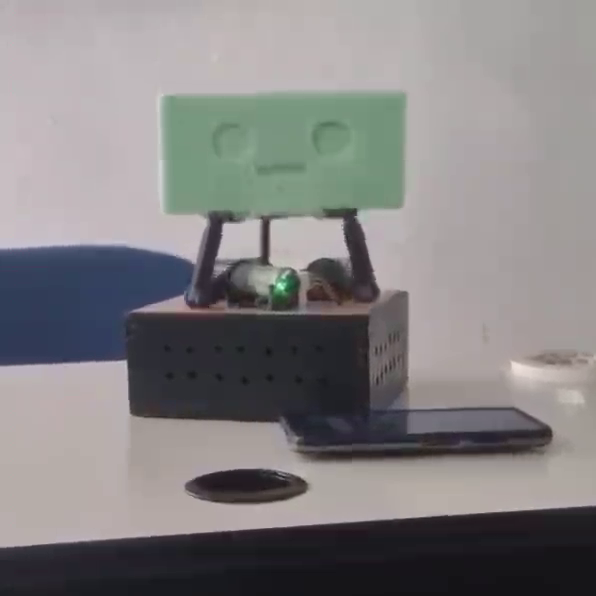
#> input picture frame 59 of assets/baile.mp4, 596 x 596 px, given in place of the camera
$ python vision.py
#> lines starting #> are read from the running program, lines starting #| are printed output that depends on the picture; after the words box and inside, x2 and y2 are one past the last pixel; in counts of white or black regions, pixels touching at a corner belong together
### Kinematic_Robot.py
# =============================================================================
#  Kinematic_Robot.py
#
#  Módulo que contiene la lógica de la cinemática inversa para
#  el robot balancín de 3-DOF.
# =============================================================================

import math

# Constantes para referirse a cada motor/pata de forma legible.
A, B, C = 0, 1, 2

class Machine:
    """
    Calcula la cinemática inversa para el robot paralelo de 3 grados de libertad.

    Esta clase toma las dimensiones físicas del robot y, a través de su método
    'theta', determina los ángulos de los servos (A, B, C) necesarios para
    inclinar la plataforma a una orientación específica (definida por los
    vectores normales nx, ny) mientras se mantiene a una altura fija (hz).
    """

    def __init__(self, _d: float, _e: float, _f: float, _g: float):
        """
        Inicializa el objeto con las dimensiones físicas del robot.

        :param _d: Radio de la base.
        :param _e: Radio de la plataforma.
        :param _f: Longitud del brazo corto (servo).
        :param _g: Longitud del brazo largo (varilla).
        """
        self.d = _d
        self.e = _e
        self.f = _f
        self.g = _g

    def theta(self, leg: int, hz: float, nx: float, ny: float) -> float:
        """
        Calcula el ángulo para una pata específica (A, B o C).

        Implementa las ecuaciones de cinemática inversa para la
        plataforma Stewart.

        :param leg: La pata a calcular (usar constantes A, B, o C).
        :param hz: La altura Z objetivo de la plataforma.
        :param nx: La componente normal X de la inclinación de la plataforma.
        :param ny: La componente normal Y de la inclinación de la plataforma.
        :return: El ángulo calculado en grados (ej: 90.0).
                 Devuelve 90.0 si la posición es inalcanzable.
        """
        # --- Ecuaciones de cinemática inversa ---
        nmag = math.sqrt(nx**2 + ny**2 + 1)
        if nmag == 0:
            return 90.0 # Posición neutral para evitar división por cero.

        nx /= nmag
        ny /= nmag
        nz = 1 / nmag
        angle = 0.0

        try:
            if leg == A:
                y = self.d + (self.e / 2) * (1 - (nx**2 + 3 * nz**2 + 3 * nz) / (nz + 1 - nx**2 + (nx**4 - 3 * nx**2 * ny**2) / ((nz + 1) * (nz + 1 - nx**2))))
                z = hz + self.e * ny
                mag = math.sqrt(y**2 + z**2)
                arg1 = y / mag
                arg2 = (mag**2 + self.f**2 - self.g**2) / (2 * mag * self.f)
            elif leg == B:
                x = (math.sqrt(3) / 2) * (self.e * (1 - (nx**2 + math.sqrt(3) * nx * ny) / (nz + 1)) - self.d)
                y = x / math.sqrt(3)
                z = hz - (self.e / 2) * (math.sqrt(3) * nx + ny)
                mag = math.sqrt(x**2 + y**2 + z**2)
                arg1 = (math.sqrt(3) * x + y) / (-2 * mag)
                arg2 = (mag**2 + self.f**2 - self.g**2) / (2 * mag * self.f)
            elif leg == C:
                x = (math.sqrt(3) / 2) * (self.d - self.e * (1 - (nx**2 - math.sqrt(3) * nx * ny) / (nz + 1)))
                y = -x / math.sqrt(3)
                z = hz + (self.e / 2) * (math.sqrt(3) * nx - ny)
                mag = math.sqrt(x**2 + y**2 + z**2)
                arg1 = (math.sqrt(3) * x - y) / (2 * mag)
                arg2 = (mag**2 + self.f**2 - self.g**2) / (2 * mag * self.f)
            else:
                return 20.0 # Pata no válida

            # Comprobar si los argumentos de acos están en el rango [-1, 1]
            if -1 <= arg1 <= 1 and -1 <= arg2 <= 1:
                angle = math.acos(arg1) + math.acos(arg2)
            else:
                # Posición inalcanzable (fuera de rango)
                return 0.0

        except (ValueError, ZeroDivisionError):
             # Si los cálculos fallan (ej. división por cero), devuelve un ángulo seguro.
             return 30.0

        # Convierte el ángulo final de radianes a grados.
        return math.degrees(angle)

### comunication.py
# =============================================================================
#  comunicacion_robot.py
#
#  Módulo para manejar la conexión y el envío de datos a un robot
#  a través de un socket TCP.
# =============================================================================

import socket
import struct

class ComunicadorRobot:
    """Gestiona la conexión TCP con el robot."""
    def __init__(self, ip, puerto):
        """Inicializa el comunicador con la IP y el puerto del robot."""
        self.ip = ip
        self.puerto = puerto
        self.cliente_socket = None

    def conectar(self):
        """Intenta establecer la conexión con el robot."""
        try:
            self.cliente_socket = socket.socket(socket.AF_INET, socket.SOCK_STREAM)
            self.cliente_socket.settimeout(3)
            self.cliente_socket.connect((self.ip, self.puerto))
            self.cliente_socket.settimeout(None)
            print(f"✅ Conexión establecida con el robot en {self.ip}.")
            return True
        except socket.error as e:
            print(f"❌ Error al conectar: {e}")
            self.cliente_socket = None
            return False

    # [11 lines left out: function enviar_angulos, not called in this run]

    def desconectar(self):
        """Cierra la conexión del socket si está abierta."""
        if self.cliente_socket:
            self.cliente_socket.close()
            self.cliente_socket = None
            print("🔌 Conexión con el robot cerrada.")

    def esta_conectado(self):
        """Devuelve True si el socket está activo, False en caso contrario."""
        return self.cliente_socket is not None

### vision.py
# --- 1. IMPORTACIONES ---
import cv2
import numpy as np
import time
import os
import argparse
import sys
from Kinematic_Robot import Machine, A, B, C
from comunication import ComunicadorRobot

# =============================================================================
#  ⚙️ SECCIÓN DE CONFIGURACIÓN ⚙️
# =============================================================================

# --- Configuración de Visión ---
# Este radio ahora es SÓLO VISUAL. No afecta al cálculo.
radio_plataforma_calibrado = 150
URL_CAMARA = 0
canica_bajo = np.array([8, 70, 152])
canica_alto = np.array([130, 255, 255])
PIXEL_DEADZONE = 10

# ### CAMBIO 1: Nueva constante para el control ###
# Define cuántos píxeles de error se consideran el 100% de inclinación.
# ¡Este es un valor que probablemente tendrás que "tunear"!
# Un valor más PEQUEÑO hará al robot MÁS AGRESIVO.
# Un valor más GRANDE lo hará MÁS SUAVE.
MAX_PIXEL_ERROR_CONTROL = 200.0  # (puedes probar con 150, 200, 250, etc.)

# --- Configuración del Robot ---
D_VAL = 50.0; E_VAL = 50.0; F_VAL = 40.0; G_VAL = 65.25
ALTURA_Z_FIJA = 110.0
MAX_INCLINACION = 0.6
IP_ESP32 = '192.168.10.1'
PUERTO = 1234

# =============================================================================
#  4. LÓGICA DE CONTROL
# =============================================================================

def clean():
    os.system('cls' if os.name == 'nt' else 'clear')

def control_loop_vision(cap, robot, comunicador, offline_mode):
#> called with offline_mode = True
    print("\n✅ Sistema de visión y control listo.")
    print("   Presiona 'q' en la ventana de OpenCV para salir.")

    nx_control = 0.0
    ny_control = 0.0
    angulo_a, angulo_b, angulo_c = 0.0, 0.0, 0.0

    ancho_frame = int(cap.get(cv2.CAP_PROP_FRAME_WIDTH))
    alto_frame = int(cap.get(cv2.CAP_PROP_FRAME_HEIGHT))
    centro_plataforma_calibrado = (ancho_frame // 2, alto_frame // 2)

    print(f"Centro detectado: {centro_plataforma_calibrado}")
    print(f"Radio visual: {radio_plataforma_calibrado}px")
    print(f"Max Error para Control: {MAX_PIXEL_ERROR_CONTROL}px")

    try:
        while True:
            ret, frame = cap.read()
#> frame is the input picture: shape (596, 596, 3); mean B, G, R 129.8, 129.1, 131.5
            if not ret:
                print("Error: No se pudo leer el frame.")
                break

            # ### CAMBIO 2: Invertir la cámara horizontalmente ###
            # El '1' significa flip horizontal (modo espejo)
            frame = cv2.flip(frame, 1)
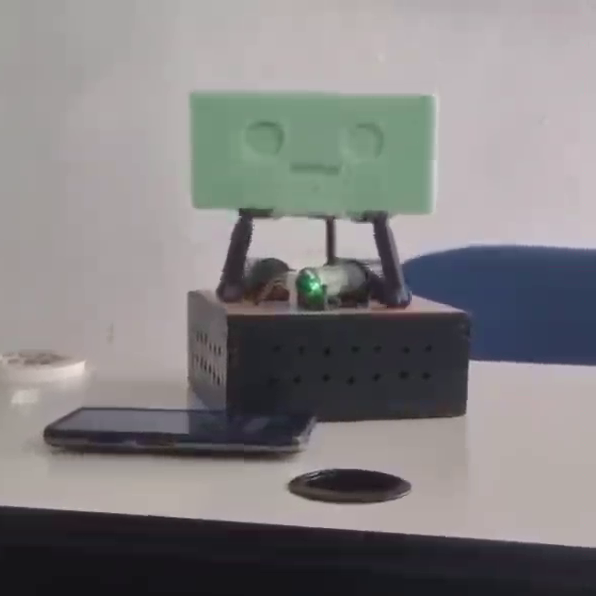
#> frame: shape (596, 596, 3); mean B, G, R 129.8, 129.1, 131.5

            # --- Dibuja los elementos estáticos (visuales) ---
            cv2.circle(frame, centro_plataforma_calibrado, radio_plataforma_calibrado, (0, 0, 255), 3)
            cv2.circle(frame, centro_plataforma_calibrado, PIXEL_DEADZONE, (0, 255, 255), 2)
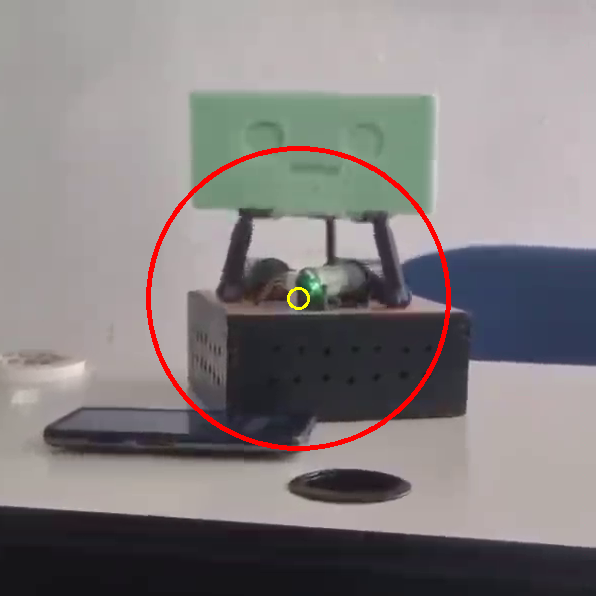
#> frame: shape (596, 596, 3); mean B, G, R 128.2, 127.6, 133.3

            hsv_frame = cv2.cvtColor(frame, cv2.COLOR_BGR2HSV)
#> hsv_frame: shape (596, 596, 3); mean H, S, V 79, 30.4, 138.5
            mascara_canica = cv2.inRange(hsv_frame, canica_bajo, canica_alto)
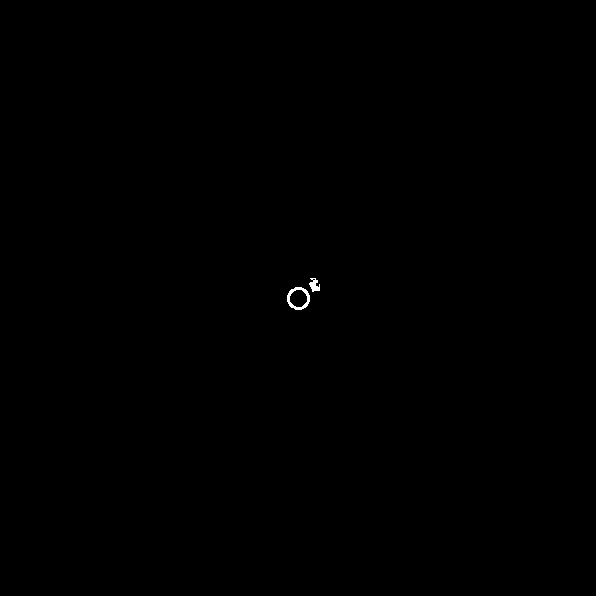
#> mascara_canica: shape (596, 596); 0.08% white; 2 white regions
            contornos, _ = cv2.findContours(mascara_canica, cv2.RETR_EXTERNAL, cv2.CHAIN_APPROX_SIMPLE)
#> contornos = 2 contours; box (x1, y1, x2, y2) and area: (287, 287, 310, 310) 386, (309, 278, 320, 292) 70

            error_x, error_y = 0.0, 0.0

            if len(contornos) > 0:
                canica_contorno = max(contornos, key=cv2.contourArea)
#> canica_contorno = contour of 36 points, box (x1, y1, x2, y2) (287, 287, 310, 310), area 386
                M = cv2.moments(canica_contorno)
#> M = moments, m00 386, centre m10/m00, m01/m00 = (298, 298)

                if M["m00"] > 0:
                    centro_canica = (int(M["m10"] / M["m00"]), int(M["m01"] / M["m00"]))
#> centro_canica = (298, 298)

                    error_x = centro_canica[0] - centro_plataforma_calibrado[0]
#> error_x = 0
                    error_y = centro_canica[1] - centro_plataforma_calibrado[1]
#> error_y = 0

                    ((x, y), radio) = cv2.minEnclosingCircle(canica_contorno)
#> x = 298; y = 298; radio = 11.4
                    cv2.circle(frame, (int(x), int(y)), int(radio), (0, 255, 0), 3)
                    cv2.circle(frame, centro_canica, 7, (0, 255, 0), -1)
                    cv2.line(frame, centro_plataforma_calibrado, centro_canica, (255, 0, 0), 2)
#> frame: shape (596, 596, 3); mean B, G, R 128.1, 127.7, 133.1

                    if abs(error_x) < PIXEL_DEADZONE: error_x = 0.0
                    if abs(error_y) < PIXEL_DEADZONE: error_y = 0.0

                    # 3. Se aplica la misma fórmula de conversión.
                    nx_control = error_x / 5 * MAX_INCLINACION
                    ny_control = error_y / 5 * MAX_INCLINACION
                    #
                    # -----------------------------------------------------

            else:
                nx_control = 0.0
                ny_control = 0.0
                cv2.putText(frame, "CANICA NO DETECTADA", (10, 70), cv2.FONT_HERSHEY_SIMPLEX, 1, (0, 0, 255), 2)

            # --- CÁLCULO Y ENVÍO DE ÁNGULOS (EN CADA FRAME) ---
            angulo_a = robot.theta(A, ALTURA_Z_FIJA, nx_control, ny_control)
            angulo_b = robot.theta(B, ALTURA_Z_FIJA, nx_control, ny_control)
            angulo_c = robot.theta(C, ALTURA_Z_FIJA, nx_control, ny_control)

            if not offline_mode:
                comunicador.enviar_angulos(angulo_a, angulo_b, angulo_c)

            # --- Info en pantalla ---
            texto_error = f"Error X: {error_x:.0f} Y: {error_y:.0f}"
            texto_control = f"Control N_X: {nx_control:.3f} N_Y: {ny_control:.3f}"
            texto_angulos = f"Angulos A: {angulo_a:.1f} B: {angulo_b:.1f} C: {angulo_c:.1f}"

            cv2.putText(frame, texto_error, (10, 30), cv2.FONT_HERSHEY_SIMPLEX, 0.8, (255, 255, 255), 2)
            cv2.putText(frame, texto_control, (10, 60), cv2.FONT_HERSHEY_SIMPLEX, 0.8, (255, 255, 255), 2)
            cv2.putText(frame, texto_angulos, (10, 90), cv2.FONT_HERSHEY_SIMPLEX, 0.8, (0, 255, 255), 2)

            if offline_mode:
                cv2.putText(frame, "MODO OFFLINE", (ancho_frame - 250, 30), cv2.FONT_HERSHEY_SIMPLEX, 1, (0, 0, 255), 2)
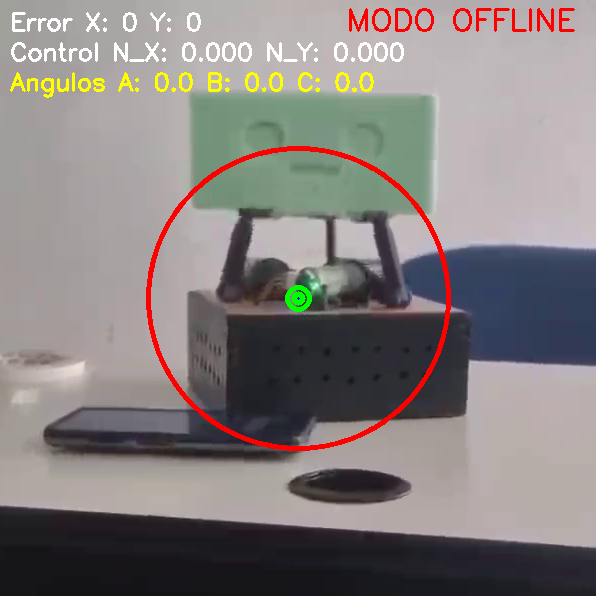
#> frame: shape (596, 596, 3); mean B, G, R 127, 128.1, 134.7

            frame_mostrado = cv2.resize(frame, (960, 540))
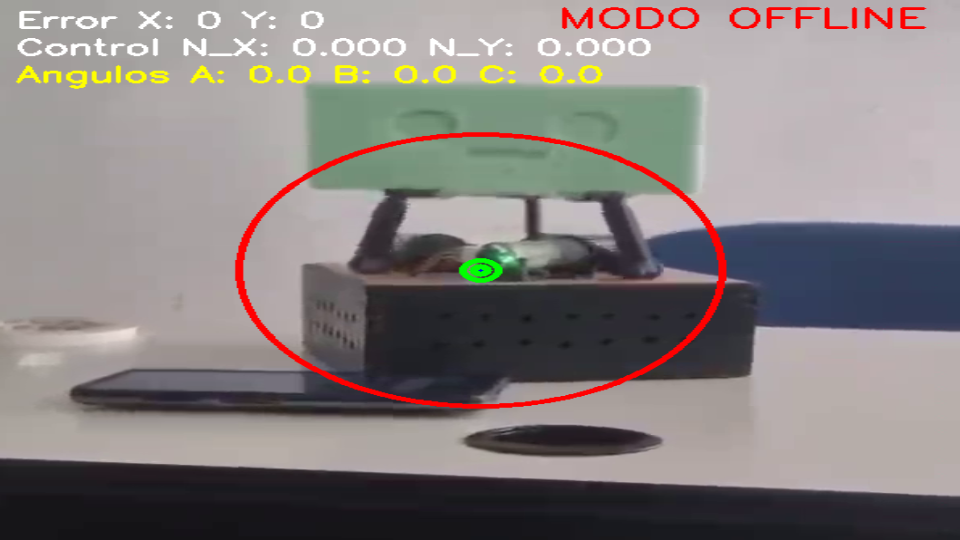
#> frame_mostrado: shape (540, 960, 3); mean B, G, R 126.9, 128, 134.6
            cv2.imshow("Robot Balancin - Control por Vision", frame_mostrado)

            if cv2.waitKey(1) & 0xFF == ord('q'):
#> (key q is pressed here)
                break

    except KeyboardInterrupt:
        print("\n\nPrograma terminado por el usuario.")

    finally:
        cap.release()
        cv2.destroyAllWindows()
        comunicador.desconectar()
        print("Recursos liberados (cámara y socket).")

def main():
    """Función principal que organiza el inicio del programa."""
    parser = argparse.ArgumentParser(description="Control por Visión para robot Ball Balancer.")
    parser.add_argument('--offline', action='store_true', help="Ejecutar sin conectar al ESP32.")
    args = parser.parse_args()
    offline_mode = args.offline

    robot = Machine(D_VAL, E_VAL, F_VAL, G_VAL)
    comunicador = ComunicadorRobot(IP_ESP32, PUERTO)

    clean(); print("🚀 Iniciando programa de control por VISIÓN...")
    time.sleep(1)

    clean(); print(f"🔌 Conectando a la cámara ({URL_CAMARA})...")
    cap = cv2.VideoCapture(URL_CAMARA)
    if not cap.isOpened():
        print("\n❌ ¡ERROR! No se pudo conectar a la cámara.")
        sys.exit(1)
    print("✅ Cámara conectada.")
    time.sleep(1.5)

    if not offline_mode:
        clean()
        print(f"📡 Intentando conectar al robot en {IP_ESP32}...")
        if not comunicador.conectar():
            print(f"\n❌ ¡ERROR! No se pudo conectar al robot.")
            print("\n   Iniciando en MODO OFFLINE forzado.")
            offline_mode = True
    else:
        clean()
        print("🎮 Iniciando en MODO OFFLINE por petición del usuario.")

    time.sleep(2)
    clean()

    control_loop_vision(cap, robot, comunicador, offline_mode)

if __name__ == "__main__":
    main()

$ run again, starting later in the video
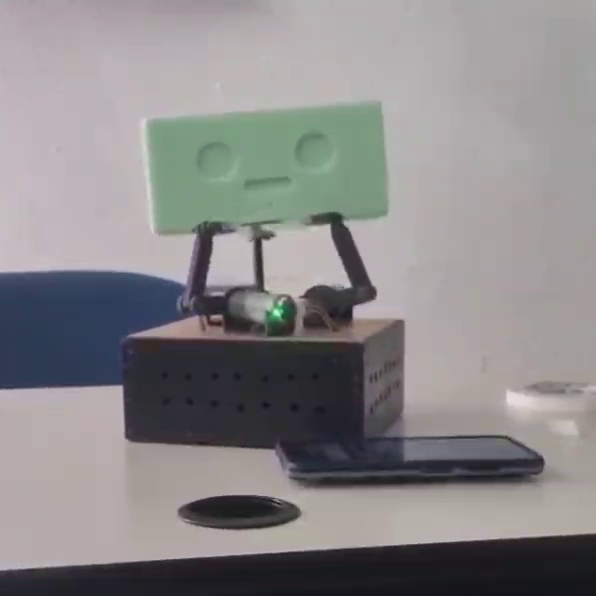
#> input picture frame 266 of assets/baile.mp4, 596 x 596 px, given in place of the camera
#> in control_loop_vision, frame is the input picture: shape (596, 596, 3); mean B, G, R 136.5, 135.3, 137.9
#> in control_loop_vision, `cv2.circle(frame, centro_plataforma_calibrado, PIXEL_DEADZONE, (0, 255..`:
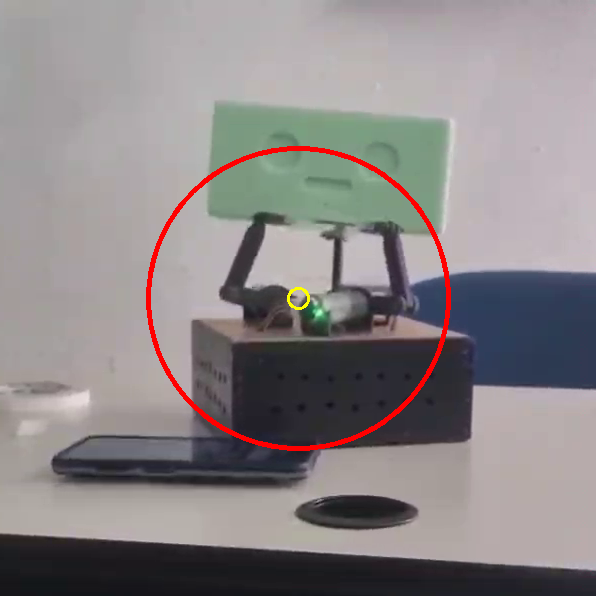
#> frame: shape (596, 596, 3); mean B, G, R 134.9, 133.8, 139.8
#> hsv_frame: shape (596, 596, 3); mean H, S, V 92, 28, 144.6
#> mascara_canica: shape (596, 596); 0.08% white; 2 white regions
#> contornos = 2 contours; box (x1, y1, x2, y2) and area: (287, 287, 310, 310) 386, (313, 304, 325, 318) 86
#> canica_contorno = contour of 36 points, box (x1, y1, x2, y2) (287, 287, 310, 310), area 386
#> M = moments, m00 386, centre m10/m00, m01/m00 = (298, 298)
#> centro_canica = (298, 298)
#> error_x = 0
#> x = 298; radio = 11.4
#> in control_loop_vision, `frame_mostrado = cv2.resize(frame, (960, 540))`:
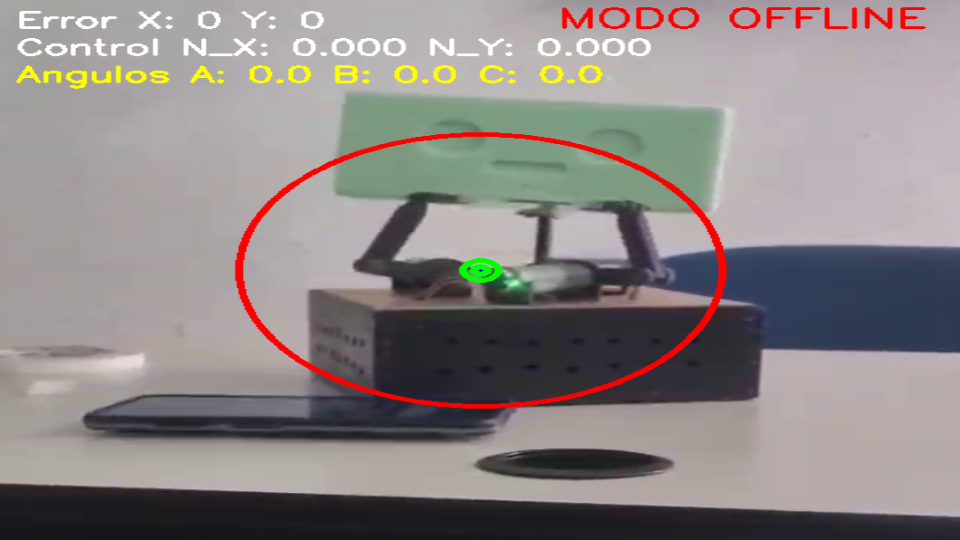
#> frame_mostrado: shape (540, 960, 3); mean B, G, R 133.7, 134.3, 141.1
